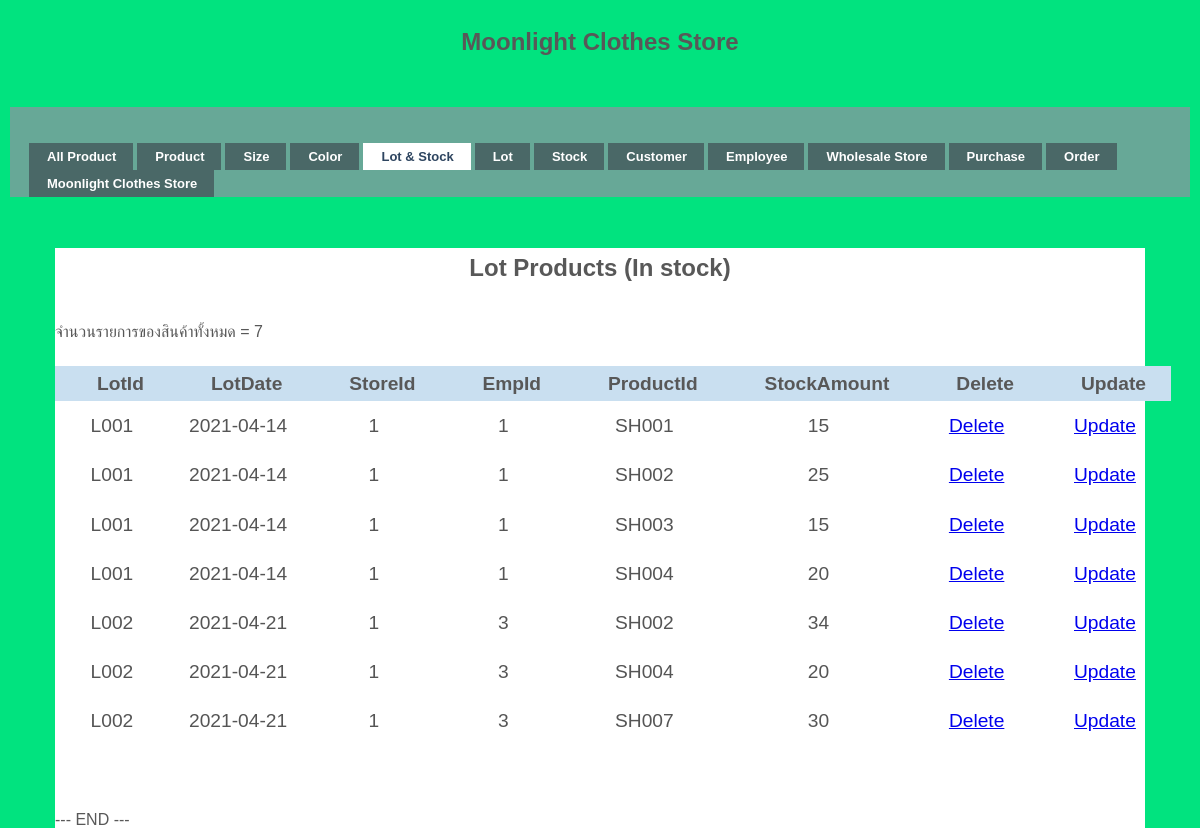
Page /lot&stock.php on the committed database.
### tables this page shows
CREATE TABLE `stock_detail` (
  `LotId` varchar(10) NOT NULL,
  `ProductId` varchar(11) NOT NULL,
  `StockAmount` int(10) NOT NULL
);

CREATE TABLE `lot_product` (
  `LotId` varchar(10) NOT NULL,
  `LotDate` date NOT NULL,
  `StoreId` int(10) NOT NULL,
  `EmpId` int(10) NOT NULL
);

### lot&stock.php (the view, shortened to what this page needs)
<!DOCTYPE html PUBLIC "-//W3C//DTD XHTML 1.0 Transitional//EN" "http://www.w3.org/TR/xhtml1/DTD/xhtml1-transitional.dtd">
<html xmlns="http://www.w3.org/1999/xhtml">
<head>
<link rel="stylesheet" href="styles.css" type="text/css" />
<h1>Moonlight Clothes Store</h1>
</head>
<body>
<div id="demo-container">
  <ul id="simple-menu">
  	<li><a href="allproduct.php" ><span>All Product</span></a></li>
  	<li><a href="product.php" ><span>Product</span></a></li>
	<li><a href="size.php" ><span>Size</span></a></li>
    <li><a href="color.php" ><span>Color</span></a></li>
  	<li><a href="lot&stock.php" class="current" ><span>Lot & Stock </span></a></li>
  	<li><a href="lot.php" ><span>Lot </span></a></li>
    <li><a href="stock.php" ><span>Stock </span></a></li>
  	<li><a href="Customer.php" ><span>Customer</span></a></li>
    <li><a href="Employee.php" ><span>Employee</span></a></li>
    <li><a href="wholesale.php" ><span>Wholesale Store</span></a></li>
    <li><a href="purchase.php" ><span>Purchase</span></a></li>
    <li><a href="order.php" ><span>Order</span></a></li>
    <li><a href="/moonlight/public/index.php"><span>Moonlight Clothes Store</span></a></li>
  </ul>
</div>
<br><br>
<div id="wrapper">
<h1> Lot Products (In stock)</h1>
</head>
</body>
</html>
  <?php
  require('connect.php');
  $sql = ' SELECT * FROM lot_product INNER JOIN stock_detail ON lot_product.LotId = stock_detail.LotId';
  $conn = mysqli_connect($servername, $username, $password, $dbname);
  $result = mysqli_query($conn, $sql);
  $objQuery = mysqli_query($conn, $sql) or die("Error Query [" . $sql . "]");
  if (mysqli_num_rows($result) > 0) {
        echo 'จำนวนรายการของสินค้าทั้งหมด = ';
        echo mysqli_num_rows($result);
    } else {
    echo "EMPTY DATA";
    }
  ?>
 <table id="keywords" cellspacing="0" cellpadding="0">
    <thead><br>
    <tr>
      <th width="100"><div align="center"><span>LotId</span></div></th>
      <th width="150"><div align="center"><span>LotDate</span></div></th>
      <th width="150"><div align="center"><span>StoreId</span></div></th>
      <th width="100"><div align="center"><span>EmpId</span></div></th>
      <th width="150"><div align="center"><span>ProductId</span></div></th>
      <th width="150"><div align="center"><span>StockAmount</span></div></th>
      <th width="100"><div align="center"><span>Delete</span></div></th>
      <th width="100"><div align="center"><span>Update</span></div></th>
    </tr>
    </thead>
    <tbody>
    <?php
    while ($objResult = mysqli_fetch_array($objQuery)) {
    ?>
      <tr>
        <td><?php echo $objResult["LotId"]; ?></td>
        <td><?php echo $objResult["LotDate"]; ?></td>
        <td><?php echo $objResult["StoreId"]; ?></td>
        <td><?php echo $objResult["EmpId"]; ?></td>
        <td><?php echo $objResult["ProductId"]; ?></td>
        <td><?php echo $objResult["StockAmount"]; ?></td>
        <td><a href="deleteStock.php?LotId=<?php echo $objResult["LotId"];?>&ProductId=<?php echo $objResult["ProductId"];?>">Delete</a></td>
        <td><a href="updateStock.php?LotId=<?php echo $objResult["LotId"];?>&ProductId=<?php echo $objResult["ProductId"];?>">Update</a></td>
      </tr>
    <?php
    }
    ?>
  </tbody>
  </table>
  <?php
  echo "--- END ---";
  ?>
</body>
</html>

### styles.css (style rules this page uses)
h1 { font-family:Verdana, Arial, Helvetica, sans-serif; font-size:16px; font-weight:bold; margin:0; padding:0; }
#demo-container { padding:25px 15px 0 15px; background:#67A897; }
ul#simple-menu { list-style-type:none; width:100%; position:relative; height:27px; font-family:"Trebuchet MS",Arial,sans-serif; font-size:13px; font-weight:bold; margin:0; padding:11px 0 0 0; }
ul#simple-menu li { display:block; float:left; margin:0 0 0 4px; height:27px; }
ul#simple-menu li a { display:block; float:left; color:#fff; background:#4A6867; line-height:27px; text-decoration:none; padding:0 17px 0 18px; height:27px; }
ul#simple-menu li a.current { color:#2E4560; background:#fff; }
html, body, div, span, applet, object, iframe, h1, h2, h3, h4, h5, h6, p, blockquote, pre, a, abbr, acronym, address, big, cite, code, del, dfn, em, img, ins, kbd, q, s, samp, small, strike, strong, sub, sup, tt, var, b, u, i, center, dl, dt, dd, ol, ul, li, fieldset, form, label, legend, table, caption, tbody, tfoot, thead, tr, th, td, article, aside, canvas, details, embed, figure, figcaption, footer, header, hgroup, menu, nav, output, ruby, section, summary, time, mark, audio, video { margin: 0; padding: 0; border: 0; font-size: 150%; font: inherit; vertical-align: baseline; outline: none; -webkit-font-smoothing: antialiased; -webkit-text-size-adjust: 100%; -ms-text-size-adjust: 100%; -webkit-box-sizing: border-box; -moz-box-sizing: border-box; box-sizing: border-box; }
html { overflow-y: scroll; }
body { background: #eee url('https://i.imgur.com/eeQeRmk.png'); font-family: 'Helvetica Neue', Helvetica, Arial, sans-serif; font-size: 100%; line-height: 1; color: #585858; padding: 22px 10px; padding-bottom: 55px; }
ol, ul { list-style: none; }
table { border-collapse: collapse; border-spacing: 0; }
h1 { font-family: 'Amarante', Tahoma, sans-serif; font-weight: bold; font-size: 150%; line-height: 1.7em; margin-bottom: 10px; text-align: center; }
#wrapper { display: block; width: 1090px; background: rgb(600, 600, 600); margin: 0 auto; padding: 0px 0px; -webkit-box-align: 2px 2px 3px -1px rgba(0,0,0,0.35); }
#keywords { margin: 0 auto; font-size: 1.2em; margin-bottom: 15px; }
#keywords thead { cursor: pointer; background: #c9dff0; }
#keywords thead tr th { font-weight: bold; padding: 8px 5px; padding-left: 42px; }
#keywords thead tr th span { padding-right: 20px; background-repeat: no-repeat; background-position: 100% 100%; }
#keywords tbody tr { color: #555; }
#keywords tbody tr td { text-align: center; padding: 15px 10px; }
* { box-sizing: border-box; }
html, body { height: 100%; }
body { display: grid; grid-template-rows: 1fr; font-family: "Raleway", sans-serif; background-color: #01e37f; }

### rows in the picture
stock_detail: LotId "L001", LotId.LotDate "2021-04-14", LotId.StoreId "1", LotId.EmpId "1", ProductId "SH001", StockAmount "15"
stock_detail: LotId "L001", LotId.LotDate "2021-04-14", LotId.StoreId "1", LotId.EmpId "1", ProductId "SH002", StockAmount "25"
stock_detail: LotId "L001", LotId.LotDate "2021-04-14", LotId.StoreId "1", LotId.EmpId "1", ProductId "SH003", StockAmount "15"
stock_detail: LotId "L001", LotId.LotDate "2021-04-14", LotId.StoreId "1", LotId.EmpId "1", ProductId "SH004", StockAmount "20"
stock_detail: LotId "L002", LotId.LotDate "2021-04-21", LotId.StoreId "1", LotId.EmpId "3", ProductId "SH002", StockAmount "34"
stock_detail: LotId "L002", LotId.LotDate "2021-04-21", LotId.StoreId "1", LotId.EmpId "3", ProductId "SH004", StockAmount "20"
stock_detail: LotId "L002", LotId.LotDate "2021-04-21", LotId.StoreId "1", LotId.EmpId "3", ProductId "SH007", StockAmount "30"

### other values in the picture
mysqli_num_rows($result) "7"
